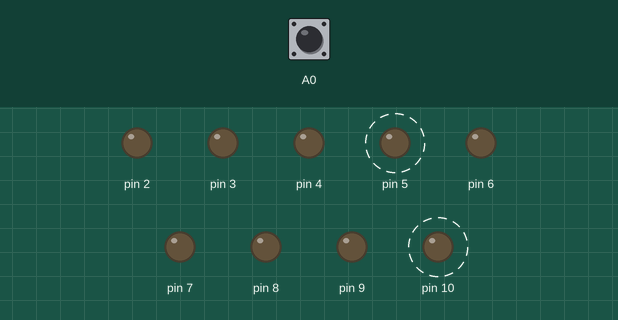
Bench run of a sketch on a simulated Arduino Uno, built with avr-gcc and run on an emulated ATmega328P. On the bench: output pins drawn as LEDs (lit = HIGH). Dashed ring = blinking. Inputs (shaded band) come from the test bench; at power-on: A0 LOW.

Above: at 2.02 s.
2.9 s: A0 driven HIGH
At 4.0 s:
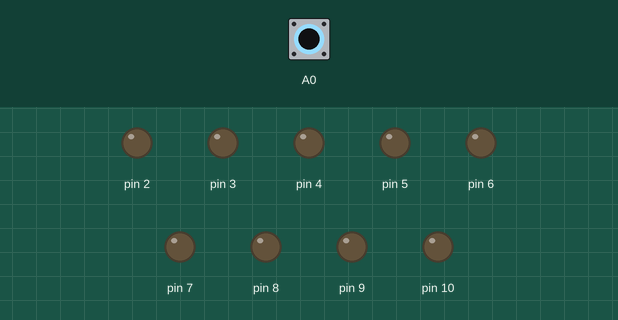
4.4 s: A0 driven LOW
At 4.87 s:
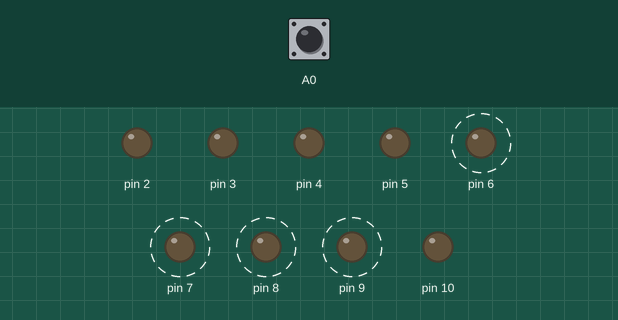
7.9 s: A0 pulsed HIGH 2 times (0.12 s each, 0.3 s apart)
At 8.47 s:
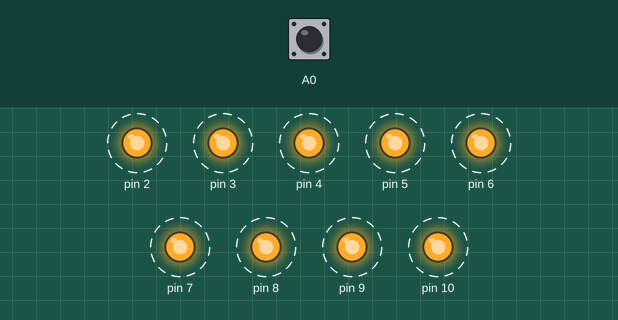
Timing chart, 0 to 17.4 s (numbered marks = the images above; inputs shaded):
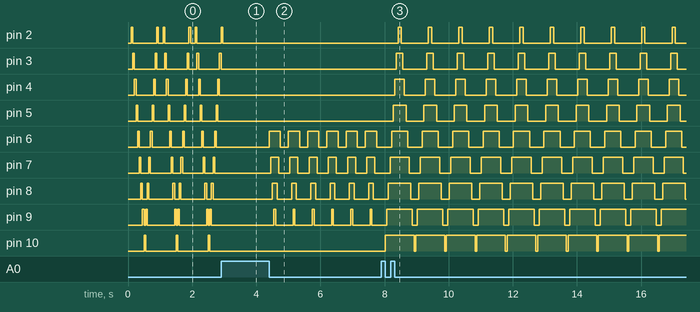

The sketch:

UENCIADOR_DE_BOTON__boton_esta_en_positivo_con_resistencia_y.ino
```cpp
int saltar = 0;

void setup() {
  pinMode(A0,INPUT);
for(int i=2;i<=10;i++){
  pinMode(i, OUTPUT);
}
}

void loop() {
  if(digitalRead(A0)==HIGH){
    saltar++;
    if(saltar>3){
      saltar =0;
    }
    while(digitalRead(A0)==HIGH){}
  }
if (saltar==0){
  secuencia1();
}
if (saltar ==1){
  secuencia2();
}
if (saltar==2){
  secuencia3();
}
if (saltar ==3){
  secuencia4();
}
}
void secuencia1(){
  for(int i;i<=10;i++){
    digitalWrite(i,HIGH);
    digitalWrite(i-1,LOW);
    delay(50);
  }
  for (int i=10;i>=2;i--){
    digitalWrite(i,LOW);
    digitalWrite(i-1,HIGH);
    delay(50);
  }
}


void secuencia2(){
  int k=11;
  for(int i=6;i<=9;i++){
    digitalWrite(i,HIGH);
    digitalWrite(k-1,LOW);
    delay(50);
  }
  for (int i=9;i>=2;i--){
    digitalWrite(i,LOW);
    digitalWrite(k-i,LOW);
    delay(50);
  }
}

void secuencia3(){
 for (int i=10;i>=1;i--){
    digitalWrite(i,HIGH);
    delay(50);
  }
   for(int i=2;i<=10;i++){
    digitalWrite(i,LOW);
    delay(50);
  }
}

void secuencia4(){
  int k = 11;
  for(int i=2;i<=5;i++){
    digitalWrite(i,HIGH);
     digitalWrite(k-i,HIGH);

       delay(50);
   }
  for (int i=2;i<=5;i++){
    digitalWrite(i,LOW);
     digitalWrite(k-i,LOW);
   delay(50);
  }

}
```

Measured:
- after the input at 2.9 s, pin 2: goes on until 3.0 s, then stays LOW; pin 3: goes on until 2.9 s, then stays LOW; pin 4–9: stops changing and stays LOW; pin 10: stays LOW (without the input it goes to HIGH after 0.60 s)
- after the input at 4.4 s, pin 6: alternates HIGH for 0.35 s and LOW for 0.25 s, starting at once; pin 7: alternates HIGH for 0.25 s and LOW for 0.35 s, starting after 0.05 s; pin 8: alternates HIGH for 0.15 s and LOW for 0.45 s, starting after 0.10 s; pin 9: alternates HIGH for 0.05 s and LOW for 0.55 s, starting after 0.15 s
- after the input at 7.9 s, pin 2: alternates HIGH for 0.10 s and LOW for 0.85 s, starting after 0.52 s; pin 3: alternates HIGH for 0.20 s and LOW for 0.75 s, starting after 0.47 s
- by itself, pin 2: repeats every 1.0 s: LOW 0.75 s, HIGH 0.05 s, LOW 0.15 s, HIGH 0.05 s
- by itself, pin 3: repeats every 1.0 s: LOW 0.65 s, HIGH 0.05 s, LOW 0.25 s, HIGH 0.05 s
- by itself, pin 4: repeats every 1.0 s: LOW 0.55 s, HIGH 0.05 s, LOW 0.35 s, HIGH 0.05 s
- by itself, pin 5: alternates HIGH for 0.05 s and LOW for 0.45 s
- by itself, pin 6: repeats every 1.0 s: LOW 0.35 s, HIGH 0.05 s, LOW 0.55 s, HIGH 0.05 s
